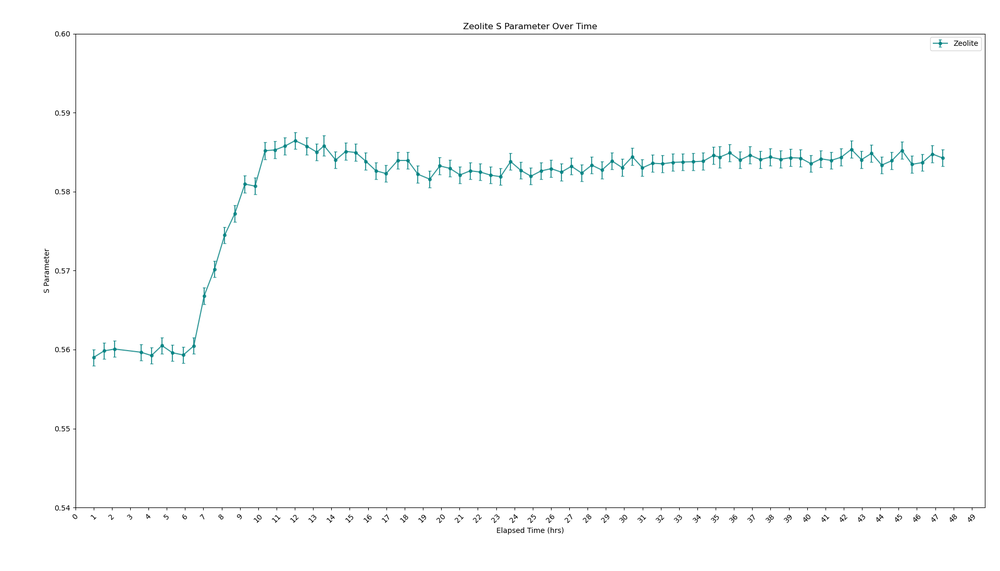
#> input picture Figure_1.png, 1000 x 571 px, shrunk from 1920 x 1096 before the run
$ python GraphCombinerRough.py
#> lines starting #> are read from the running program, lines starting #| are printed output that depends on the picture
from PIL import Image

# Load your four graph images (must be the same pixel dimensions)
img1 = Image.open("Figure_1.png").convert("RGBA")
#> img1 is the input picture: PIL image 1000x571 RGBA; mean R, G, B, A 252.2, 252.8, 252.8, 255
img2 = Image.open("Figure_2.png").convert("RGBA")
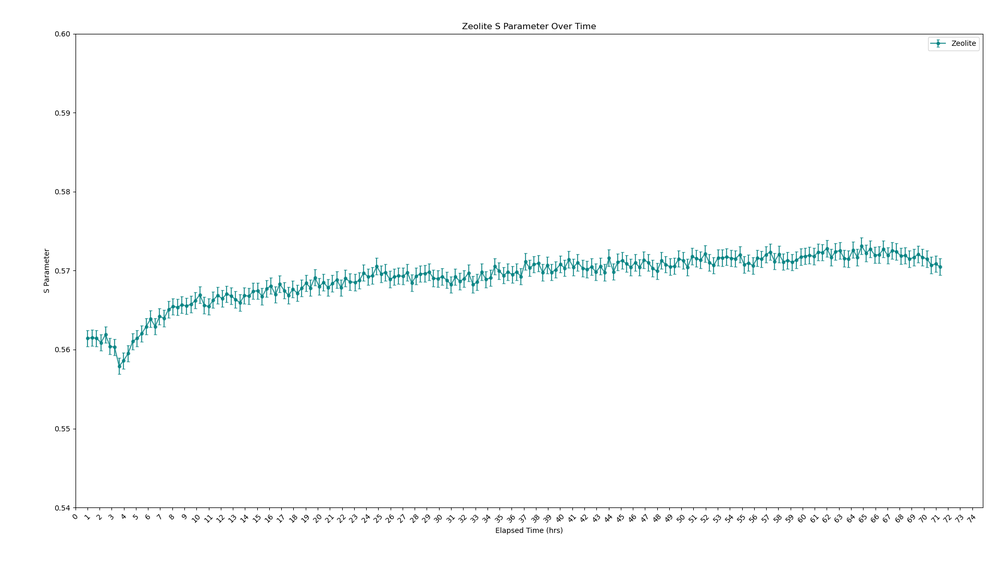
#> input picture Figure_2.png, 1000 x 571 px, shrunk from 1920 x 1096 before the run
#> img2 is the input picture: PIL image 1000x571 RGBA; mean R, G, B, A 250.8, 252.1, 252.1, 255
img3 = Image.open("Figure_3.png").convert("RGBA")
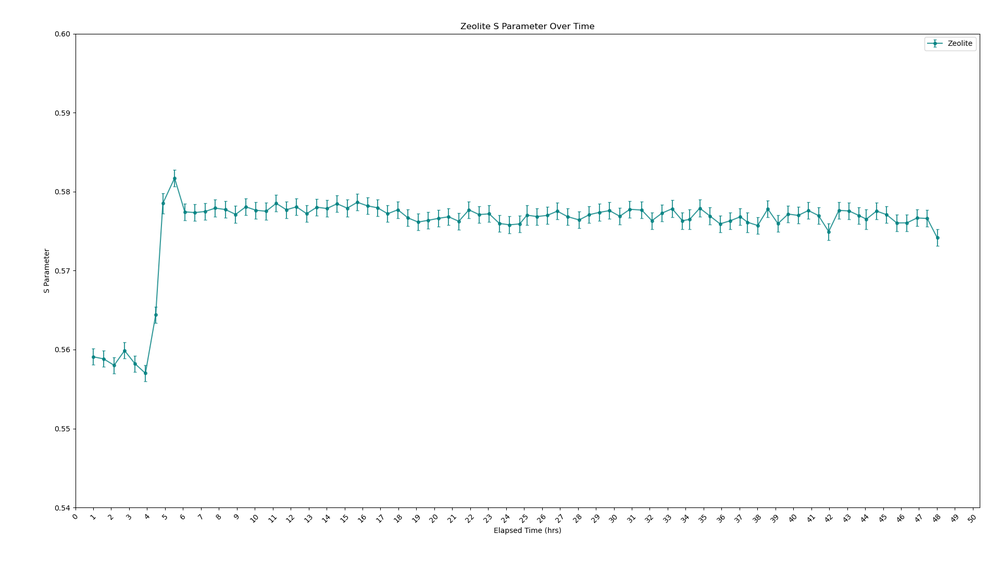
#> input picture Figure_3.png, 1000 x 571 px, shrunk from 1920 x 1096 before the run
#> img3 is the input picture: PIL image 1000x571 RGBA; mean R, G, B, A 252.1, 252.8, 252.8, 255
img4 = Image.open("Atmospheric.png").convert("RGBA")
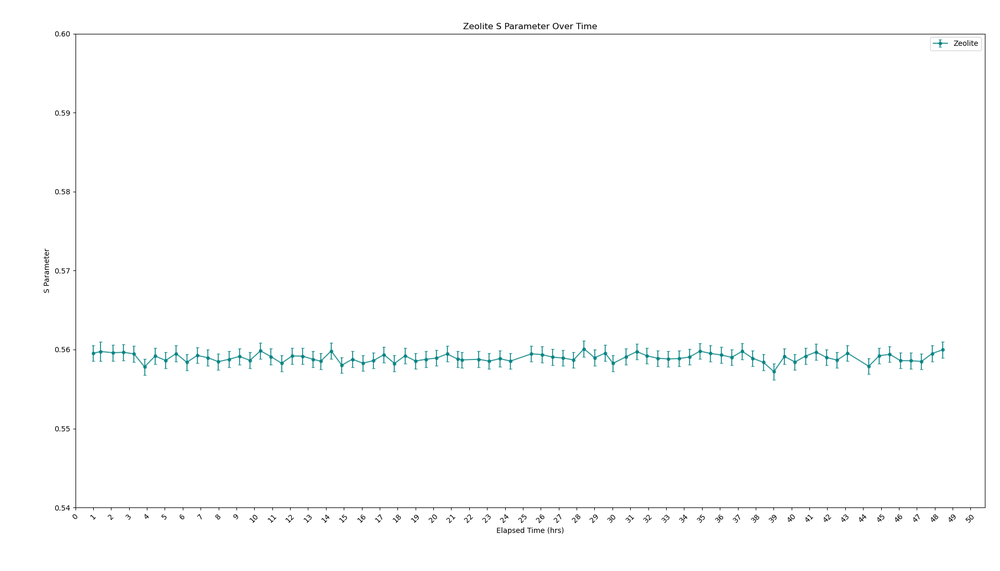
#> input picture Atmospheric.png, 1000 x 571 px, shrunk from 1920 x 1096 before the run
#> img4 is the input picture: PIL image 1000x571 RGBA; mean R, G, B, A 252.3, 252.9, 252.9, 255

# Blend them together sequentially using 50% opacity for the overlays
blend1 = Image.blend(img1, img2, alpha=0.5)
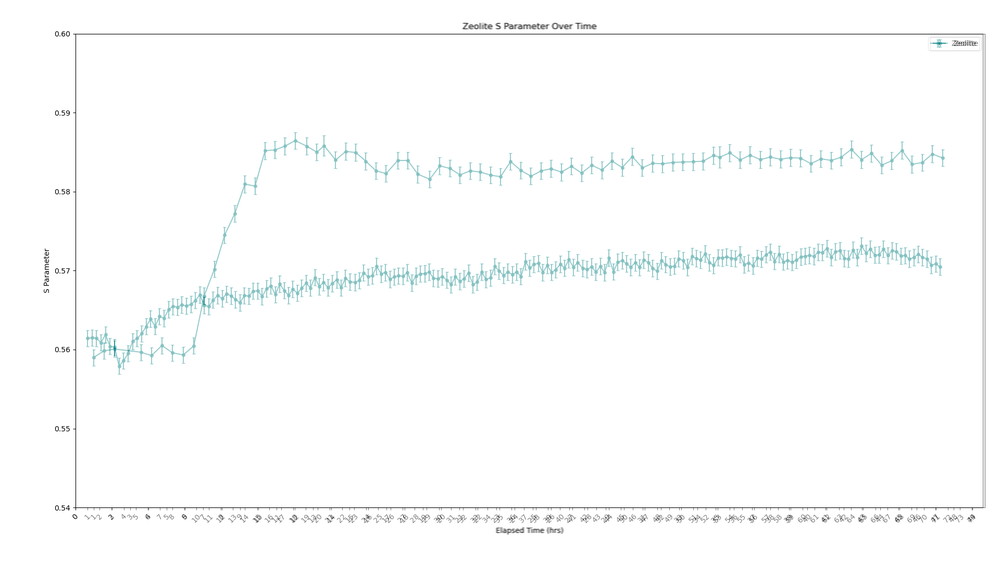
#> blend1: PIL image 1000x571 RGBA; mean R, G, B, A 251.5, 252.4, 252.4, 255
blend2 = Image.blend(blend1, img3, alpha=0.5)
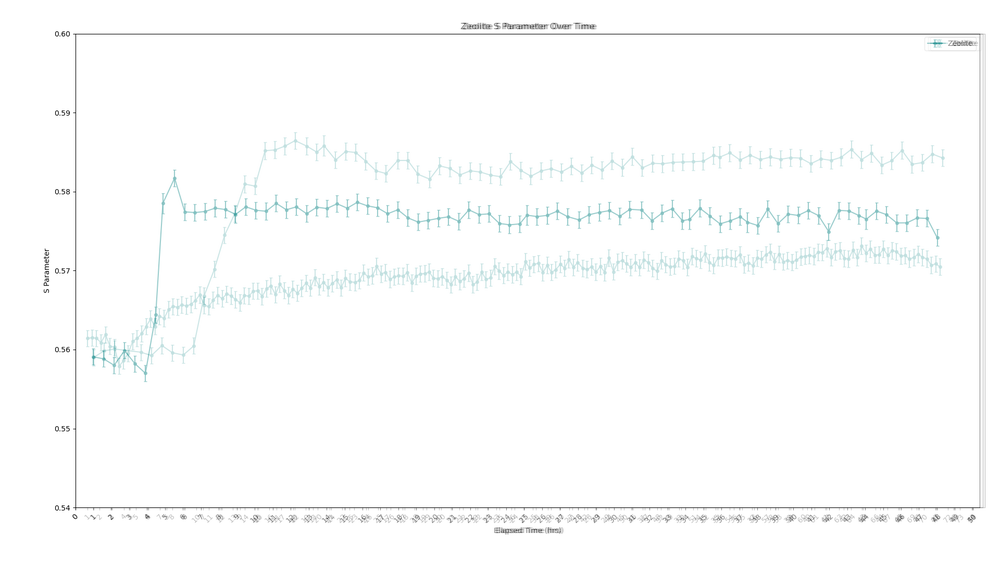
#> blend2: PIL image 1000x571 RGBA; mean R, G, B, A 251.8, 252.6, 252.6, 255
final_overlay = Image.blend(blend2, img4, alpha=0.5)

# Save and show the result
final_overlay.save("combined_graph.png")
final_overlay.show()
